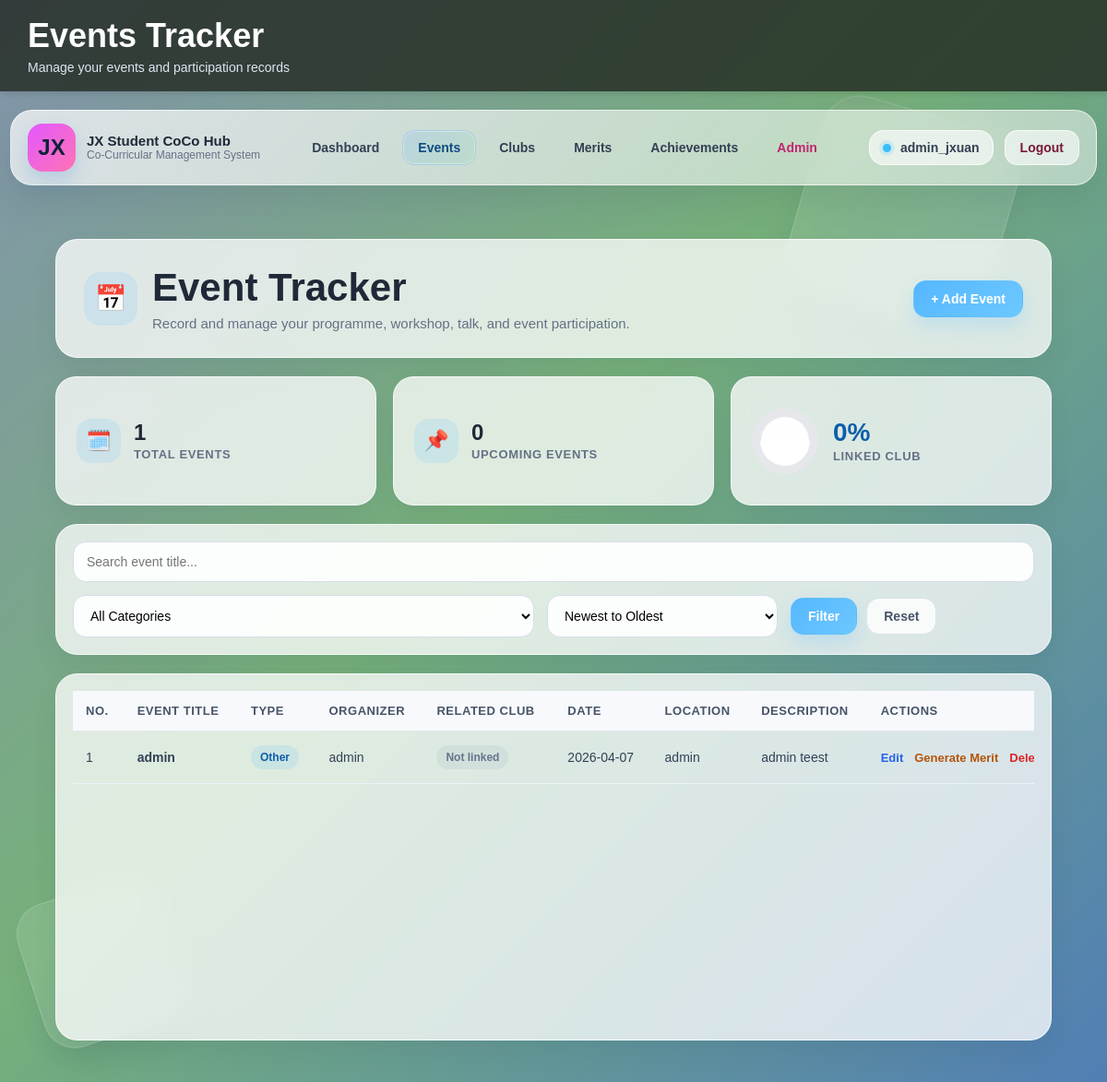
Page /event/event_list.php (signed in) on the earlier database version.
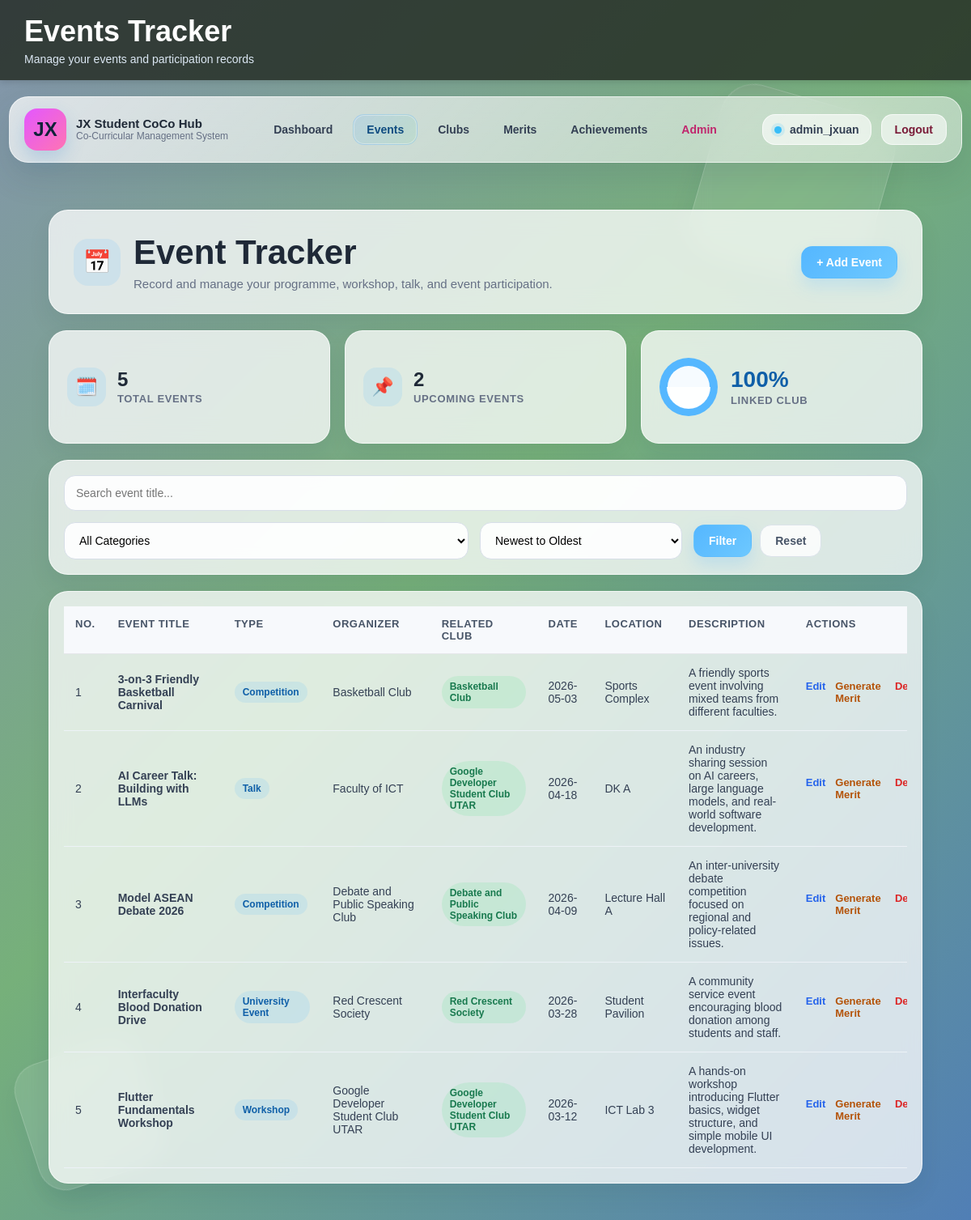
Same page on the later database version.
### tables this page shows
CREATE TABLE `events` (
  `event_id` int(11) NOT NULL,
  `user_id` int(11) NOT NULL,
  `event_title` varchar(150) NOT NULL,
  `event_type` varchar(100) DEFAULT NULL,
  `organizer` varchar(150) NOT NULL,
  `event_date` date NOT NULL,
  `location` varchar(150) NOT NULL,
  `description` text DEFAULT NULL,
  `created_at` timestamp NOT NULL DEFAULT current_timestamp(),
  `club_id` int(11) DEFAULT NULL
);

CREATE TABLE `clubs` (
  `club_id` int(11) NOT NULL,
  `user_id` int(11) NOT NULL,
  `club_name` varchar(255) NOT NULL,
  `role` varchar(100) NOT NULL,
  `join_date` date NOT NULL,
  `description` text DEFAULT NULL
);

### event/event_list.php (the view, shortened to what this page needs)
<?php
include("../db.php");
$base_path = "../";
$page_title = "Events Tracker";
$page_subtitle = "Manage your events and participation records";
$user_id = $_SESSION['user_id'];
$search = "";
$sort_order = "DESC";
$query = "
    SELECT events.*, clubs.club_name AS related_club_name
    FROM events
    LEFT JOIN clubs ON events.club_id = clubs.club_id
    WHERE events.user_id='$user_id'
";
$query .= " ORDER BY events.event_date $sort_order";
$result = mysqli_query($con, $query);
include("../partials/header.php");
$current_page = "event";
include("../partials/navbar.php");
?>
<div class="auth-bg-glass auth-bg-glass-one"></div>
<div class="auth-bg-glass auth-bg-glass-two"></div>
<div class="container module-shell event-shell">
    <?php
        $total_events = 0;
        $upcoming_events = 0;
        $linked_club_count = 0;
        $club_link_percent = 0;
        $stats_query = "SELECT event_date, club_id FROM events WHERE user_id='$user_id'";
        $stats_result = mysqli_query($con, $stats_query);
        if ($stats_result && mysqli_num_rows($stats_result) > 0) {
            $today = date("Y-m-d");
            while ($stats_row = mysqli_fetch_assoc($stats_result)) {
                $total_events++;
                if ($stats_row['event_date'] >= $today) {
                    $upcoming_events++;
                }
                if (!empty($stats_row['club_id'])) {
                    $linked_club_count++;
                }
            }
        }
        if ($total_events > 0) {
            $club_link_percent = round(($linked_club_count / $total_events) * 100);
        }
    ?>
    <section class="module-hero module-hero-event">
        <div class="module-hero-main">
            <div class="module-hero-icon event-accent-soft">📅</div>
            <div class="module-hero-text-wrap">
                <h2>Event Tracker</h2>
                <p>Record and manage your programme, workshop, talk, and event participation.</p>
            </div>
        </div>
        <div class="module-hero-actions">
            <a href="event_add.php" class="module-btn module-btn-primary event-accent-btn">+ Add Event</a>
        </div>
    </section>
    <section class="module-stats-grid">
        <div class="module-stat-card">
            <div class="module-stat-icon event-accent-soft">🗓️</div>
            <div>
                <h3><?php echo $total_events; ?></h3>
                <p>Total Events</p>
            </div>
        </div>
        <div class="module-stat-card">
            <div class="module-stat-icon event-accent-soft">📌</div>
            <div>
                <h3><?php echo $upcoming_events; ?></h3>
                <p>Upcoming Events</p>
            </div>
        </div>
        <div class="module-stat-card event-linkage-mini-card">
            <div class="event-linkage-mini-arc" style="--p: <?php echo $club_link_percent; ?>;"></div>
            <div class="event-linkage-mini-text">
                <h3><?php echo $club_link_percent; ?>%</h3>
                <p>Linked Club</p>
            </div>
        </div>
    </section>
    <section class="module-filter-card">
        <form method="GET" action="event_list.php" class="module-filter-form module-filter-form-event">
            <div class="module-filter-full">
                <input type="text" name="search" value="<?php echo htmlspecialchars($search); ?>" placeholder="Search event title...">
            </div>
            <div>
                <select name="filter_type">
                    <option value="">All Categories</option>
                </select>
            </div>
            <div>
                <select name="sort_order">
                    <option value="DESC" <?php if ($sort_order == "DESC") echo "selected"; ?>>Newest to Oldest</option>
                </select>
            </div>
            <div class="module-filter-actions">
                <button type="submit" class="module-btn module-btn-primary event-accent-btn">Filter</button>
                <a href="event_list.php" class="module-btn module-btn-secondary">Reset</a>
            </div>
        </form>
    </section>
    <section class="module-content-card">
        <?php if(mysqli_num_rows($result) > 0) { ?>
            <div class="module-table-wrap">
                <table class="module-table">
                    <thead>
                        <tr>
                            <th>No.</th>
                            <th>Event Title</th>
                            <th>Type</th>
                            <th>Organizer</th>
                            <th>Related Club</th>
                            <th>Date</th>
                            <th>Location</th>
                            <th>Description</th>
                            <th>Actions</th>
                        </tr>
                    </thead>
                    <tbody>
                        <?php
                        $count = 1;
                        while($row = mysqli_fetch_assoc($result)) { ?>
                            <tr>
                                <td><?php echo $count; ?></td>
                                <td class="module-title-cell"><?php echo htmlspecialchars($row['event_title']); ?></td>
                                <td><span class="module-tag event-tag"><?php echo htmlspecialchars($row['event_type']); ?></span></td>
                                <td><?php echo htmlspecialchars($row['organizer']); ?></td>
                                <td>
                                    <?php if (!empty($row['related_club_name'])) { ?>
                                        <span class="module-tag club-tag"><?php echo htmlspecialchars($row['related_club_name']); ?></span>
                                    <?php } else { ?>
                                        <span class="event-unlinked-badge">Not linked</span>
                                    <?php } ?>
                                </td>
                                <td><?php echo htmlspecialchars($row['event_date']); ?></td>
                                <td><?php echo htmlspecialchars($row['location']); ?></td>
                                <td class="module-description-cell"><?php echo htmlspecialchars($row['description']); ?></td>
                                <td>
                                    <div class="module-action-links">
                                        <a class="module-action-link module-action-edit" href="event_edit.php?event_id=<?php echo $row['event_id']; ?>">Edit</a>
                                        <a class="module-action-link module-action-generate-merit" href="../merit/merit_add.php?event_id=<?php echo $row['event_id']; ?>">Generate Merit</a>
                                        <a
                                            href="#"
                                            class="module-action-link module-action-delete open-event-delete-modal"
                                            data-id="<?php echo $row['event_id']; ?>"
                                            data-title="<?php echo htmlspecialchars($row['event_title']); ?>"
                                            data-type="<?php echo htmlspecialchars($row['event_type']); ?>"
                                            data-organizer="<?php echo htmlspecialchars($row['organizer']); ?>"
                                            data-date="<?php echo htmlspecialchars($row['event_date']); ?>"
                                            data-location="<?php echo htmlspecialchars($row['location']); ?>"
                                        >
                                            Delete
                                        </a>
                                    </div>
                                </td>
                            </tr>
                        <?php $count++; } ?>
                    </tbody>
                </table>
            </div>
        <?php } ?>
    </section>
</div>
    </body>
</html>

### partials/header.php (shortened to what this page needs)
<!DOCTYPE html>
<html lang="en">
<head>
    <link rel="stylesheet" href="<?php echo $base_path; ?>assets/style.css">
</head>
<body>
<?php if (empty($hide_topbar)) { ?>
<div class="topbar">
    <h1><?php echo htmlspecialchars($page_title); ?></h1>
    <?php if (!empty($page_subtitle)) { ?>
        <p><?php echo htmlspecialchars($page_subtitle); ?></p>
    <?php } ?>
</div>
<?php } ?>

### partials/navbar.php (shortened to what this page needs)
<?php
function nav_active($page_name, $current_page) {
    return $page_name === $current_page ? "nav-link active" : "nav-link";
}
?>
<nav class="main-navbar">
    <div class="nav-brand">
        <a href="<?php echo $base_path; ?>dashboard.php" class="nav-brand-link">
            <div class="nav-brand-logo">JX</div>
            <div class="nav-brand-text">
                <strong>JX Student CoCo Hub</strong>
                <span>Co-Curricular Management System</span>
            </div>
        </a>
    </div>
    <div class="nav-menu">
        <a class="<?php echo nav_active('dashboard', $current_page); ?>" href="<?php echo $base_path; ?>dashboard.php">Dashboard</a>
        <a class="<?php echo nav_active('event', $current_page); ?>" href="<?php echo $base_path; ?>event/event_list.php">Events</a>
        <a class="<?php echo nav_active('club', $current_page); ?>" href="<?php echo $base_path; ?>club/club_list.php">Clubs</a>
        <a class="<?php echo nav_active('merit', $current_page); ?>" href="<?php echo $base_path; ?>merit/merit_list.php">Merits</a>
        <a class="<?php echo nav_active('achievement', $current_page); ?>" href="<?php echo $base_path; ?>achievement/achievement_list.php">Achievements</a>
        <?php if (isset($_SESSION['is_admin']) && $_SESSION['is_admin'] == 1) { ?>
            <a class="<?php echo nav_active('admin', $current_page); ?> nav-admin-link" href="<?php echo $base_path; ?>admin/admin_users.php">Admin</a>
        <?php } ?>
    </div>
    <div class="nav-user-area">
        <?php if (isset($_SESSION['user_name'])) { ?>
            <div class="nav-user-chip">
                <span class="nav-user-dot"></span>
                <span><?php echo htmlspecialchars($_SESSION['user_name']); ?></span>
            </div>
            <a href="<?php echo $base_path; ?>logout.php" class="nav-logout-btn">Logout</a>
        <?php } else { ?>
            <a href="<?php echo $base_path; ?>login.php" class="nav-link">Login</a>
            <a href="<?php echo $base_path; ?>register.php" class="nav-link">Register</a>
        <?php } ?>
    </div>
</nav>

Differences in the rows shown:
removed events: event_title "admin", event_type "Other", organizer "admin", shows "Not linked", event_date "2026-04-07", location "admin", description "admin teest"
added events: event_title "3-on-3 Friendly Basketball Carnival", event_type "Competition", organizer "Basketball Club", club.club_name "Basketball Club", event_date "2026-05-03", location "Sports Complex", description "A friendly sports event involving mixed teams from different faculties."
added events: event_title "AI Career Talk: Building with LLMs", event_type "Talk", organizer "Faculty of ICT", club.club_name "Google Developer Student Club UTAR", event_date "2026-04-18", location "DK A", description "An industry sharing session on AI careers, large language models, and real-world software development."
added events: event_title "Model ASEAN Debate 2026", event_type "Competition", organizer "Debate and Public Speaking Club", club.club_name "Debate and Public Speaking Club", event_date "2026-04-09", location "Lecture Hall A", description "An inter-university debate competition focused on regional and policy-related issues."
added events: event_title "Interfaculty Blood Donation Drive", event_type "University Event", organizer "Red Crescent Society", club.club_name "Red Crescent Society", event_date "2026-03-28", location "Student Pavilion", description "A community service event encouraging blood donation among students and staff."
added events: event_title "Flutter Fundamentals Workshop", event_type "Workshop", organizer "Google Developer Student Club UTAR", club.club_name "Google Developer Student Club UTAR", event_date "2026-03-12", location "ICT Lab 3", description "A hands-on workshop introducing Flutter basics, widget structure, and simple mobile UI development."
Other differences:
$total_events: "1" → "5"
$upcoming_events: "0" → "2"
$club_link_percent: 0 → 100 (drawn)
$club_link_percent: "0" → "100"
